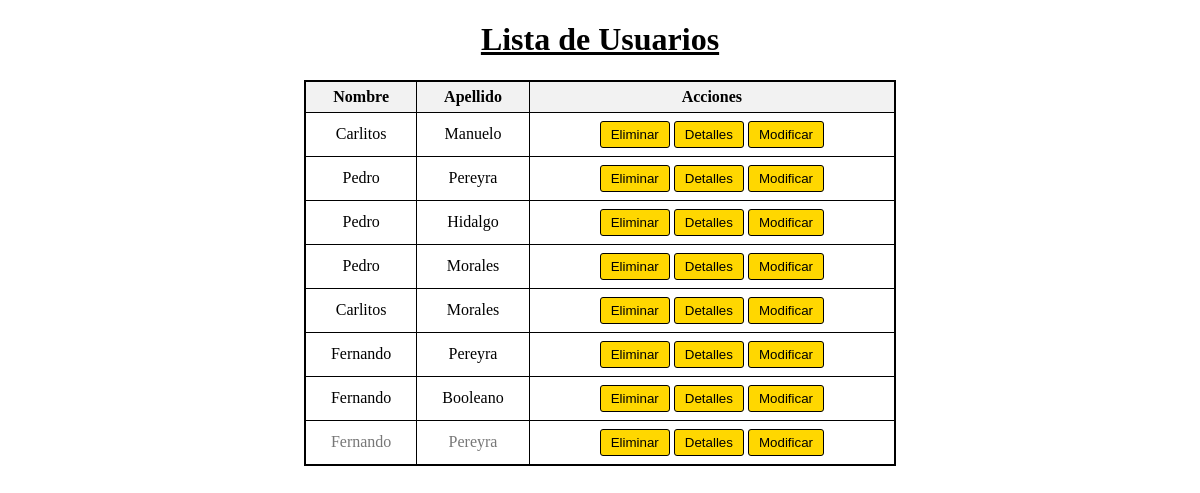
/Backend/tablas.php, run on the app's committed database.
### tables this page shows
CREATE TABLE `users_details` (
  `id_details` int(10) NOT NULL,
  `id_users` int(10) NOT NULL,
  `nombre` varchar(20) NOT NULL,
  `apellido` varchar(20) NOT NULL,
  `compania` varchar(20) NOT NULL,
  `web` varchar(20) NOT NULL,
  `cumpleanos` date NOT NULL,
  `apodo` varchar(20) NOT NULL,
  `create_date` datetime NOT NULL,
  `update_date` datetime DEFAULT NULL,
  `delete_date` datetime DEFAULT NULL
);

### Backend/tablas.php (the view, shortened to what this page needs)
<!DOCTYPE html>
<html lang="en">
<head>
    <link rel="stylesheet" type="text/css" href="../DisWeb/tablas.css">
</head>
<body>
    <h1>Lista de Usuarios</h1>
    <table border ="1">
        <thead>
            <tr>
                <th>Nombre</th>
                <th>Apellido</th>
                <th>Acciones</th>
            </tr>
        </thead>
        <tbody>
            <?php
            include("conexion.php");
            $sql = "SELECT nombre, apellido, id_users FROM users_details WHERE delete_date IS NULL";
            $result = mysqli_query($conn, $sql);
            if (mysqli_num_rows($result) > 0) {
                while ($row = mysqli_fetch_assoc($result)) {
                    echo "<tr>";
                    echo "<td>" . $row["nombre"] . "</td>";
                    echo "<td>" . $row["apellido"] . "</td>";
                    echo "<td>";
                    echo "<button class='btn' onclick='confirmDelete(" . $row["id_users"] . ")'>Eliminar</button>";
                    echo "<button class='btn' onclick='showDetails(" . $row["id_users"] .")'>Detalles</button>";
                    echo "<button class='btn' onclick='showEditForm(" . $row["id_users"] . ")'>Modificar</button>";
                    echo "</td>";
                    echo "</tr>";
                }
            } else {
                echo "<tr><td colspan='3'>No hay usuarios</td></tr>";
            }
            ?>
        </tbody>
    </table>
</body>
</html>

### DisWeb/tablas.css (style rules this page uses)
table { width: 50%; margin: 20px auto; border-collapse: collapse; border: 2px solid #000; background-color: #fff; }
th, td { padding: 6px; text-align: center; border: 1px solid #000; color: #000; }
thead { background-color: #f2f2f2; }
.btn { padding: 5px 10px; margin: 2px; cursor: pointer; background-color: #FFD700; color: #000; border: 1px solid #000; border-radius: 3px; display: inline-block; }
h1 { text-align: center; color: #000; text-decoration: underline; }
tbody tr td { background-color: #fff; }
tbody tr:last-child td { background-color: #fff; color: #000; }
tbody tr:last-child td { text-align: center; color: #777; }

### data on the page
users_details: nombre "Carlitos", apellido "Manuelo"
users_details: nombre "Pedro", apellido "Pereyra"
users_details: nombre "Pedro", apellido "Hidalgo"
users_details: nombre "Pedro", apellido "Morales"
users_details: nombre "Carlitos", apellido "Morales"
users_details: nombre "Fernando", apellido "Pereyra"
users_details: nombre "Fernando", apellido "Booleano"
users_details: nombre "Fernando", apellido "Pereyra"
